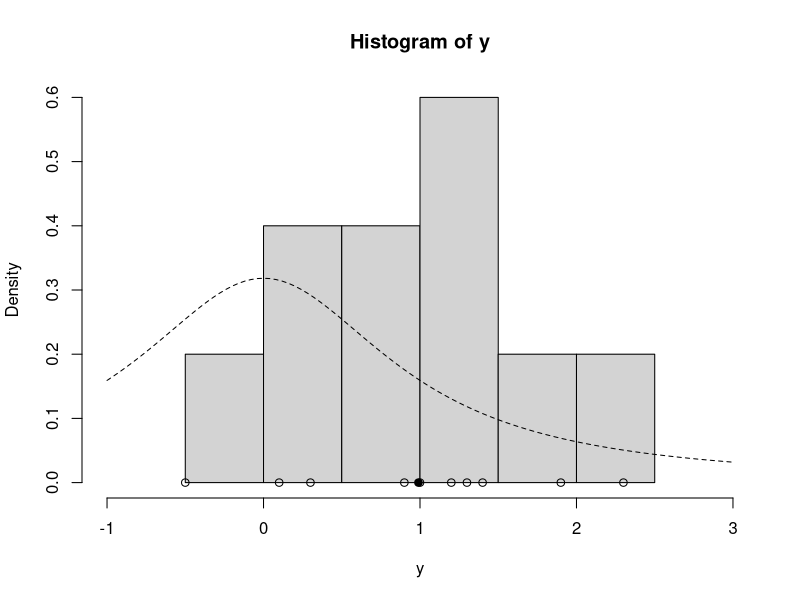
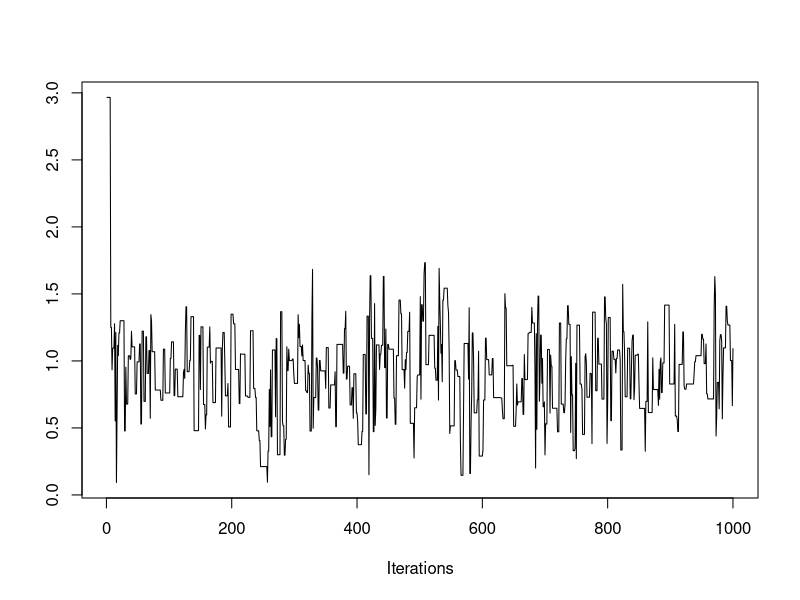
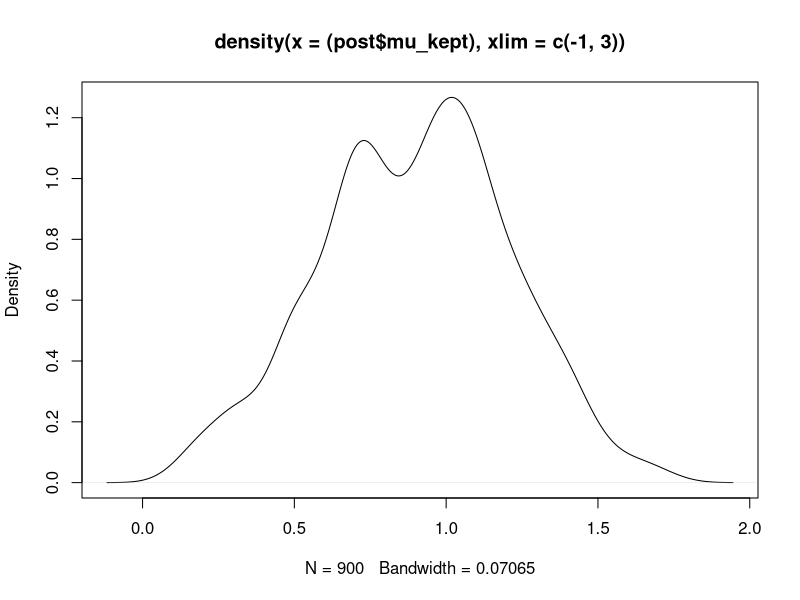

Write the R code that produced these figures, in order.
##Metropolis-Hastings

#Y_i |mu ~ N(mu, 1) likelihood
#mu~t(0,1,1) non-conjugate prior

#we want to simulate posterior p(mu|Y_i's) 
#proportional to g evaluated by Bayes theorem

#g(mu)= exp(n*(ybar*mu - (mu^2)/2.0) -log(1.0 + (mu^2))

#for convenience we will use its log 

lg=function(mu, n, ybar){
  n*(ybar*mu - (mu^2)/2.0) -log(1.0 + (mu^2))
}

#Metropolis-Hastings Algorithm

mh=function(n, ybar, n_iter, mu_init, cand_sd){

    mu_output= numeric(n_iter)
    accepted=0
    
    mu_current= mu_init
    lg_current= lg(mu_current, n, ybar)
    
#Draw candidates theta*    
    for(i in 1:n_iter){
      mu_cand= rnorm(1, mean=mu_current, sd= cand_sd)
      lg_cand=lg(mu_cand, n, ybar)
      
#Compute acceptance ratio (in logs)      
      lg_alpha= lg_cand - lg_current
      alpha= exp(lg_alpha)

#Evaluate against 1      
      u= runif(1)
      if(u<alpha){
        mu_current= mu_cand
        accepted= accepted+1
        lg_current= lg_cand
      }
      mu_output[i]=mu_current
    }
    
    list(mu=mu_output, acceptance= accepted/n_iter)
}

#Example

y= c(1.2, 1.4, -0.5, 0.3, 0.9, 2.3, 1.0, 0.1, 1.3, 1.9)
ybar=mean(y)
n=length(y)
hist(y, freq=FALSE, xlim=c(-1, 3))
points(y, rep(0,0,n))
points(ybar, 0.0, pch=19)
curve(dt(x, df=1), lty=2, add=TRUE)

install.packages("coda")
library("coda")

#Posterior distribution sampling
set.seed(43)
post=mh(n=n, ybar = ybar, n_iter= 1000, mu_init=3, cand_sd=.9)
str(post)
traceplot(as.mcmc(post$mu))

#Posterior analysis
post$mu_kept=post$mu[-c(1:100)]
plot(density((post$mu_kept), xlim=c(-1,3) ))



